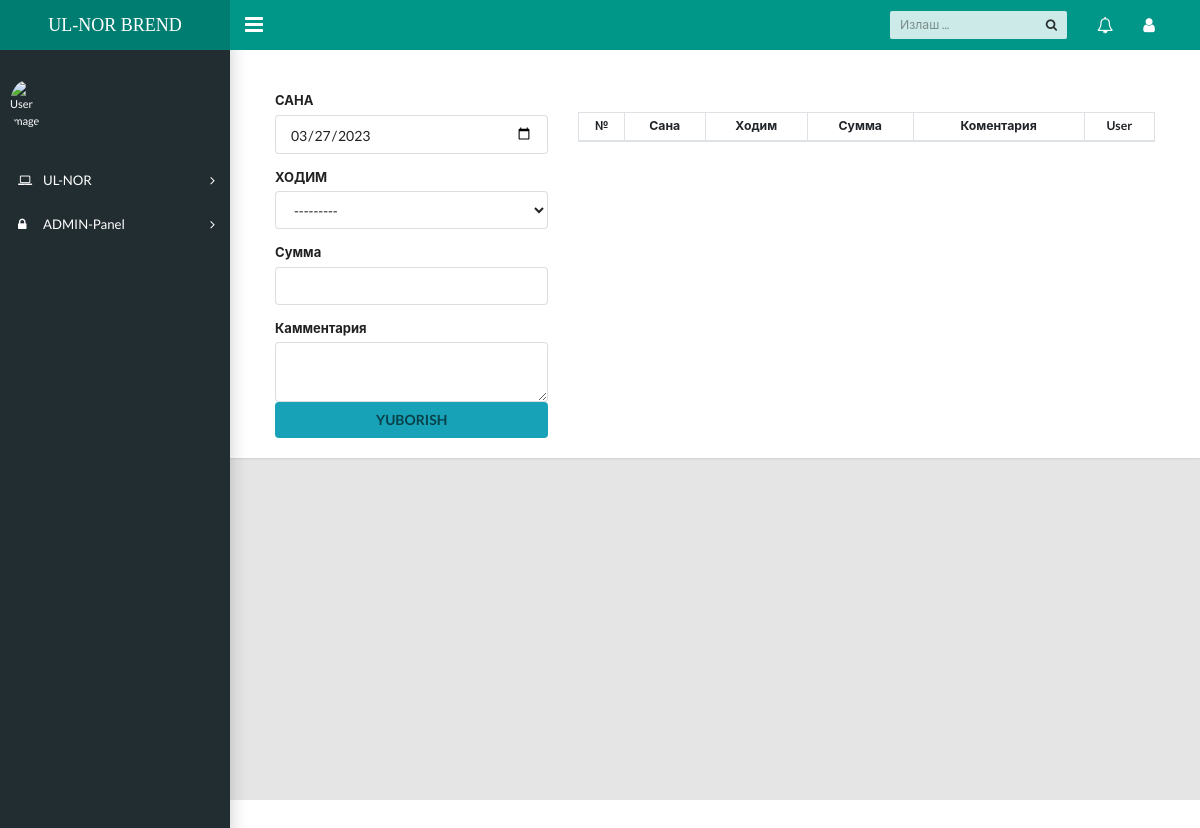
Page /home/ishxaqi/ on the earlier database version.
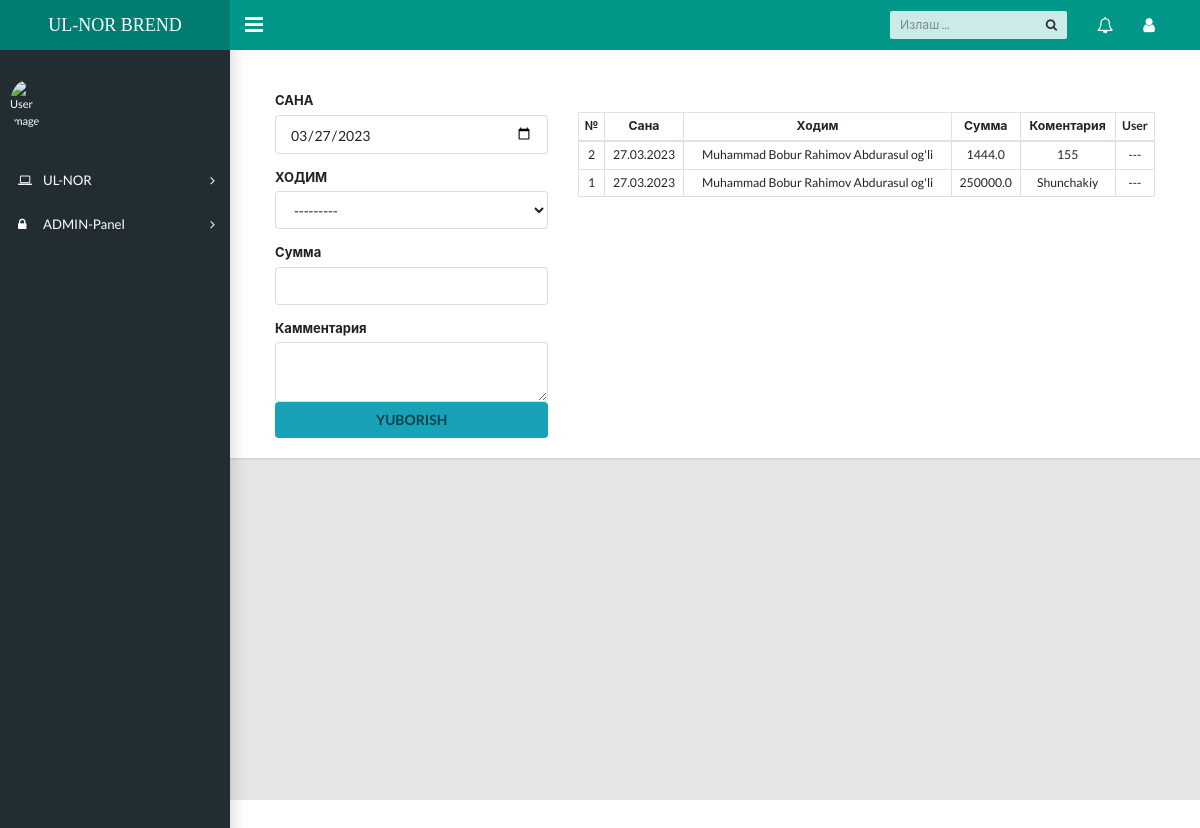
Same page on the later database version.
### homes/models.py (models this page shows)
class IshxaqiXarajati(models.Model):
    date=models.DateField(null=True,blank=True)
    hodim=models.ForeignKey('Hodim',on_delete=models.PROTECT)
    summa=models.FloatField()
    comment=models.TextField()

class Hodim(models.Model):
    fname=models.CharField(max_length=20)
    lname=models.CharField(max_length=20)
    oname=models.CharField(max_length=20)
    jshir=models.CharField(max_length=14)
    pasport=models.CharField(max_length=9)
    def __str__(self) -> str:
        return str(f'{self.fname} {self.lname} {self.oname}')

### homes/views.py (the view)
# urls.py: path('ishxaqi/',ishxaqi,name='ishxaqi')
def ishxaqi(request):
    ishxaqqi=IshxaqiXarajati.objects.all().order_by('-id')[0:10]
    form=IshxaqiForm()
    if request.method == "POST":
        forms=IshxaqiForm(request.POST)
        if forms.is_valid():
            forms.save()
            return redirect('ishxaqi')
    context={"form":form,"ishxaqqi":ishxaqqi}
    return render(request,'ul_nor/ishxaqi.html',context)

### homes/form.py
class IshxaqiForm(forms.ModelForm):
    class Meta:
        model=IshxaqiXarajati
        fields=('date',"hodim",'summa','comment',)
        widgets={
            'date':forms.TextInput(attrs={'type':'date','value':date}),
            'comment':forms.Textarea(attrs={'rows':'2'})
        }

### templates/ul_nor/ishxaqi.html (shortened to what this page needs)
{% extends 'ul_nor/dashboard.html' %}
{% block content %}
<main class="app-content">
    <div class="app-title">
        <div class="container-fluid">
            <div class="row">
                <div class="col-md-4 col-lg-4  col-sm-12 pt-4">
                    <form  method="post">
                        <div class="ui form ">
                            <div class="field">
                                <label>САНА</label>
                                {{form.date}}
                            </div>
                            <div class="field">
                                <label>ХОДИМ</label>
                                {{form.hodim}}
                            </div>
                            <div class="field">
                                <label>Сумма</label>
                                {{form.summa}}
                            </div>
                            <div class="field">
                                <label>Камментария</label>
                                {{form.comment}}
                                </div>
                            </div>
                        <button class="fluid ui button bg-info">YUBORISH</button>
                    </form>
                </div>
                <div class="col-md-8 col-lg-8 col-sm-12 pt-5">
                  {% include 'ul_nor/ishxaqi-inc.html' %}
                </div>
            </div>
        </div>
    </div>
</main>
{% endblock %}

### templates/ul_nor/ishxaqi-inc.html
<div class="table-responsive">
    <table class="table table-sm table-bordered text-center">
        <thead>
          <tr>
            <th class="align-middle" scope="col">№</th>
            <th class="align-middle" scope="col">Сана</th>
            <th class="align-middle" scope="col">Ходим</th>
            <th class="align-middle" scope="col">Сумма</th>
            <th class="align-middle" scope="col">Коментария</th>
            <th class="align-middle" scope="col">User</th>
        </tr>
        </thead>
        <tbody>
            {% for i in ishxaqqi %}
            <tr>
                <td>{{i.id}}</td>
                <td>{{i.date|date:"d.m.Y" }}</td>
                <td>{{i.hodim}}</td>
                <td>{{i.summa}}</td>
                <td>{{i.comment}}</td>
                <td>---</td>
            </tr>
            {% endfor %}
        </tbody>
      </table>
  </div>

Differences in the rows shown:
added IshxaqiXarajati: id "2", date "27.03.2023", hodim "Muhammad Bobur Rahimov Abdurasul og'li", summa "1444.0", comment "155"
added IshxaqiXarajati: id "1", date "27.03.2023", hodim "Muhammad Bobur Rahimov Abdurasul og'li", summa "250000.0", comment "Shunchakiy"
